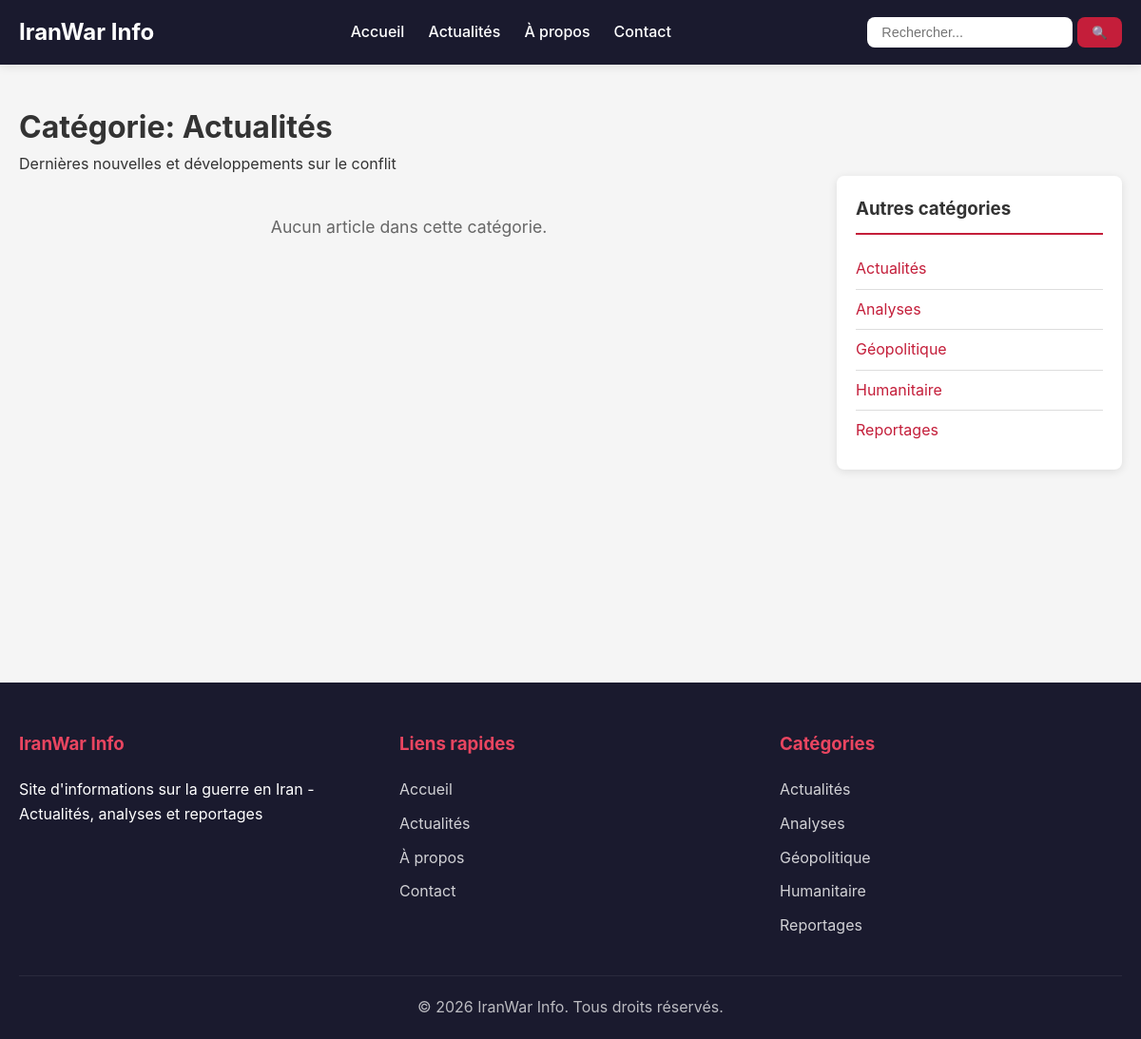
The page /articles/category/1 on the database as committed earlier.
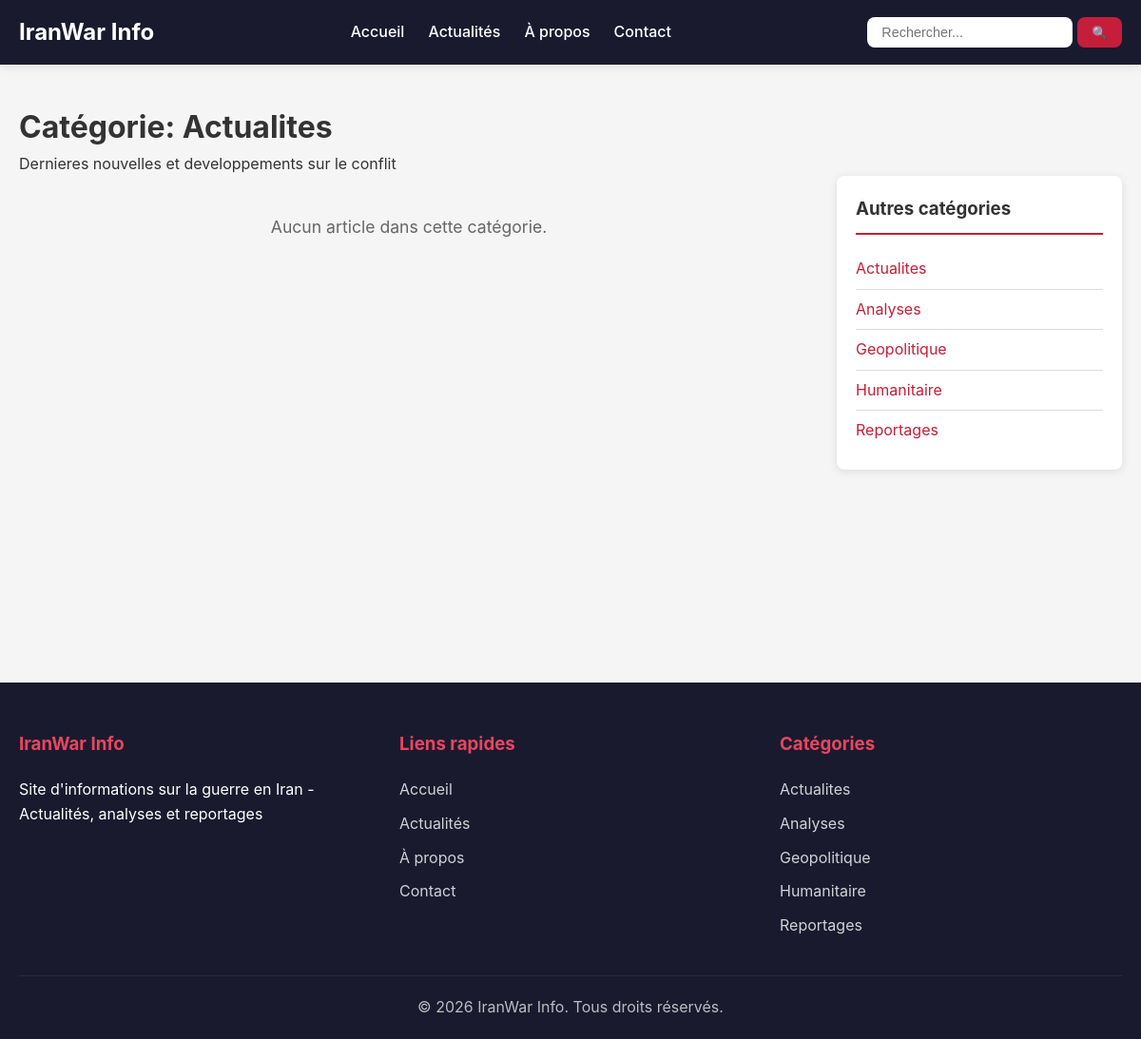
The same page on the database as committed later.
### tables this page shows
CREATE TABLE categories (
    id INT UNSIGNED AUTO_INCREMENT PRIMARY KEY,
    libelle VARCHAR(100) NOT NULL COMMENT 'Nom de la catégorie',
    description TEXT DEFAULT NULL
);

### core/Controller.php (called while the page is built, shortened)
<?php
abstract class Controller
{
    protected array $data = [];
    protected function render(string $viewName, array $data = []): void
    {
        $this->data = array_merge($this->data, $data);
        $this->data['content'] = $viewName;
        extract($this->data);
        require_once VIEWS_PATH . 'layouts/main.php';
    }
    protected function model(string $modelName): object
    {
        $modelFile = MODELS_PATH . $modelName . '.php';
        if (file_exists($modelFile)) {
            return new $modelName();
        }
        throw new Exception("Modèle '{$modelName}' non trouvé");
    }
}

### app/controllers/ArticlesController.php (called while the page is built, shortened)
<?php
class ArticlesController extends Controller
{
    private Article $articleModel;
    private Category $categoryModel;
    public function __construct()
    {
        $this->articleModel = $this->model('Article');
        $this->categoryModel = $this->model('Category');
    }
    public function category(string $id = ''): void
    {
        $categoryId = (int) $id;
        $category = $this->categoryModel->findById($categoryId);
        $articles = $this->articleModel->getByCategory($category['id']);
        $data = [
            'pageTitle' => $category['libelle'] . ' - ' . SITE_NAME,
            'metaDescription' => 'Articles de la catégorie ' . $category['libelle'],
            'category' => $category,
            'articles' => $articles,
            'categories' => $this->categoryModel->getActive()
        ];
        $this->render('articles/category', $data);
    }
}

### index.php (called while the page is built, shortened)
<?php
require_once ROOT_PATH . '/core/Autoloader.php';
$app = new App();
$app->run();

### config/database.php (called while the page is built, shortened)
<?php
class Database
{
    private static ?PDO $instance = null;
    public static function getInstance(): PDO
    {
        if (self::$instance === null) {
            try {
                $dsn = "mysql:host=" . DB_HOST . ";dbname=" . DB_NAME . ";charset=" . DB_CHARSET;
                $options = [
                    PDO::ATTR_ERRMODE => PDO::ERRMODE_EXCEPTION,
                    PDO::ATTR_DEFAULT_FETCH_MODE => PDO::FETCH_ASSOC,
                    PDO::ATTR_EMULATE_PREPARES => false,
                ];
                self::$instance = new PDO($dsn, DB_USER, DB_PASS, $options);
            } catch (PDOException $e) {
                if (DEBUG_MODE) {
                    die("Erreur de connexion : " . $e->getMessage());
                } else {
                    die("Erreur de connexion à la base de données.");
                }
            }
        }
        return self::$instance;
    }
}

### core/Model.php (called while the page is built, shortened)
<?php
abstract class Model
{
    public function __construct()
    {
        require_once ROOT_PATH . '/config/database.php';
        $this->db = Database::getInstance();
    }
}

### app/models/Category.php (called while the page is built, shortened)
<?php
class Category extends Model
{
    protected string $table = 'categories';
    public function getActive(): array
    {
        $sql = "SELECT * FROM {$this->table} ORDER BY libelle ASC";
        $stmt = $this->db->query($sql);
        return $stmt->fetchAll();
    }
    public function findById(int $id): ?array
    {
        $sql = "SELECT * FROM {$this->table} WHERE id = :id";
        $stmt = $this->db->prepare($sql);
        $stmt->execute(['id' => $id]);
        $result = $stmt->fetch();
        return $result ?: null;
    }
}

### core/Autoloader.php (called while the page is built, shortened)
<?php
class Autoloader
{
    public static function autoload(string $className): void
    {
        $paths = [
            ROOT_PATH . '/core/' . $className . '.php',
            ROOT_PATH . '/app/controllers/' . $className . '.php',
            ROOT_PATH . '/app/models/' . $className . '.php',
            ROOT_PATH . '/config/' . $className . '.php',
        ];
        foreach ($paths as $path) {
            if (file_exists($path)) {
                return;
            }
        }
    }
}

### app/models/Article.php (called while the page is built, shortened)
<?php
class Article extends Model
{
    protected string $table = 'articles';
    public function getByCategory(int $categoryId, int $limit = 10): array
    {
        $sql = "SELECT a.*, c.libelle as category_name, u.name as author_name,
                       m.url as image_url, m.alt_text as image_alt
                FROM {$this->table} a
                LEFT JOIN categories c ON a.category_id = c.id
                LEFT JOIN users u ON a.author_id = u.id
                LEFT JOIN media m ON a.id = m.article_id
                WHERE a.category_id = :category_id
                AND a.published_at IS NOT NULL
                ORDER BY a.published_at DESC
                LIMIT :limit";
        $stmt = $this->db->prepare($sql);
        $stmt->bindValue(':category_id', $categoryId, PDO::PARAM_INT);
        $stmt->bindValue(':limit', $limit, PDO::PARAM_INT);
        $stmt->execute();
        return $stmt->fetchAll();
    }
}

### app/views/articles/category.php (the view)
<div class="category-page">
    <h1>Catégorie: <?= htmlspecialchars($category['libelle']) ?></h1>
    <?php if (!empty($category['description'])): ?>
        <p class="category-description"><?= htmlspecialchars($category['description']) ?></p>
    <?php endif; ?>
    <div class="articles-layout">
        <div class="articles-list">
            <?php if (!empty($articles)): ?>
                <?php foreach ($articles as $article): ?>
                    <article class="article-item <?= !empty($article['image_url']) ? 'has-image' : '' ?>">
                        <div class="article-body">
                            <h2>
                                <a href="<?= SITE_URL ?>/articles/show/<?= $article['id'] ?>">
                                    <?= htmlspecialchars($article['title'] ?? '') ?>
                                </a>
                            </h2>
                            <?php if (!empty($article['category_name'])): ?>
                                <span class="article-category"><?= htmlspecialchars($article['category_name']) ?></span>
                            <?php endif; ?>
                            <p class="article-excerpt">
                                <?= substr(strip_tags($article['content'] ?? ''), 0, 200) ?>...
                            </p>
                            <div class="article-meta">
                                <span class="date"><?= date('d/m/Y H:i', strtotime($article['published_at'] ?? $article['created_at'])) ?></span>
                                <span class="views"><?= $article['views'] ?? 0 ?> vues</span>
                            </div>
                            <a href="<?= SITE_URL ?>/articles/show/<?= $article['id'] ?>" class="read-more">
                                Lire la suite →
                            </a>
                        </div>
                        <?php if (!empty($article['image_url'])): ?>
                            <div class="article-thumbnail">
                                <a href="<?= SITE_URL ?>/articles/show/<?= $article['id'] ?>">
                                    <img src="<?= SITE_URL ?>/public/<?= htmlspecialchars($article['image_url']) ?>"
                                         alt="<?= htmlspecialchars($article['image_alt'] ?? $article['title']) ?>">
                                </a>
                            </div>
                        <?php endif; ?>
                    </article>
                <?php endforeach; ?>
            <?php else: ?>
                <p class="no-articles">Aucun article dans cette catégorie.</p>
            <?php endif; ?>
        </div>
        <aside class="sidebar">
            <div class="widget">
                <h3>Autres catégories</h3>
                <ul class="categories-widget">
                    <?php foreach ($categories as $cat): ?>
                        <li class="<?= $cat['id'] === $category['id'] ? 'active' : '' ?>">
                            <a href="<?= SITE_URL ?>/articles/category/<?= $cat['id'] ?>">
                                <?= htmlspecialchars($cat['libelle']) ?>
                            </a>
                        </li>
                    <?php endforeach; ?>
                </ul>
            </div>
        </aside>
    </div>
</div>

### app/views/layouts/main.php (shortened to what the changed rows need)
<!DOCTYPE html>
<html lang="fr">
<head>
    <link rel="stylesheet" href="<?= SITE_URL ?>/public/css/style.css?v=<?= time() ?>">
</head>
<body>
    <header class="header">
        <div class="container">
            <div class="header-content">
                <a href="<?= SITE_URL ?>" class="logo">
                    <h1><?= SITE_NAME ?></h1>
                </a>
            </div>
        </div>
    </header>
    <main class="main-content">
        <div class="container">
            <?php
            if (isset($content)) {
                $viewFile = VIEWS_PATH . $content . '.php';
                if (file_exists($viewFile)) {
                    include $viewFile;
                }
            }
            ?>
        </div>
    </main>
    <footer class="footer">
        <div class="container">
            <div class="footer-content">
                <div class="footer-section">
                    <ul>
                        <?php if (isset($categories)): ?>
                            <?php foreach ($categories as $cat): ?>
                                <li><a href="<?= SITE_URL ?>/articles/category/<?= $cat['id'] ?>"><?= htmlspecialchars($cat['libelle']) ?></a></li>
                            <?php endforeach; ?>
                        <?php endif; ?>
                    </ul>
                </div>
            </div>
        </div>
    </footer>
</body>
</html>

Rows that differ between the two databases and show on the page:
changed categories: libelle "Actualités" → "Actualites"; description "Dernières nouvelles et développements sur le conflit" → "Dernieres nouvelles et developpements sur le conflit"
changed categories: libelle "Géopolitique" → "Geopolitique"
